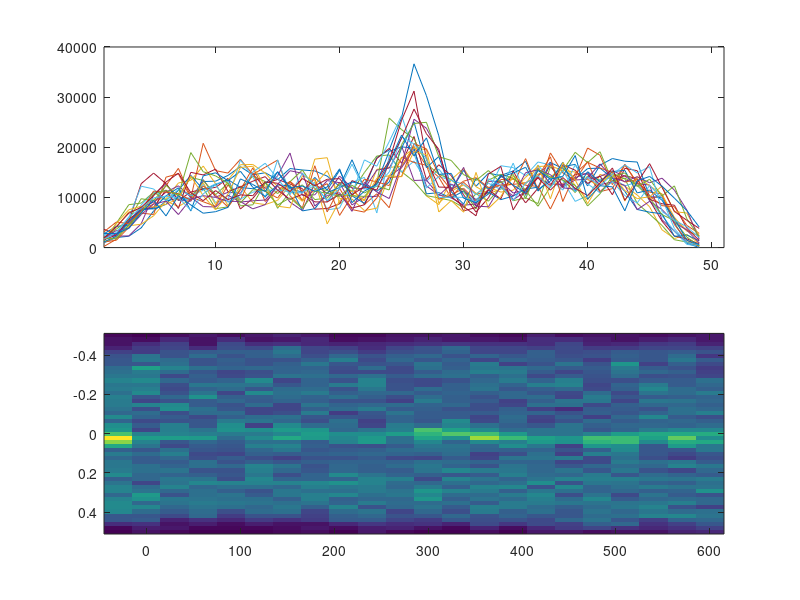
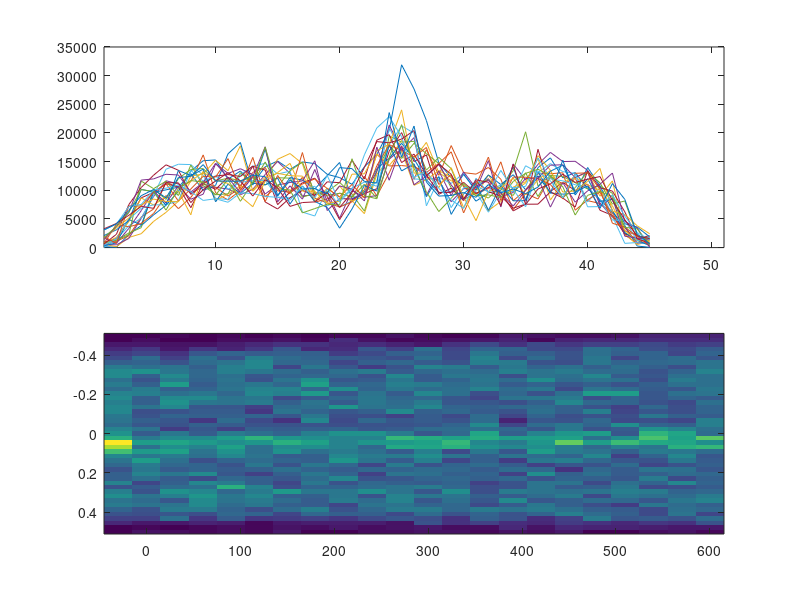
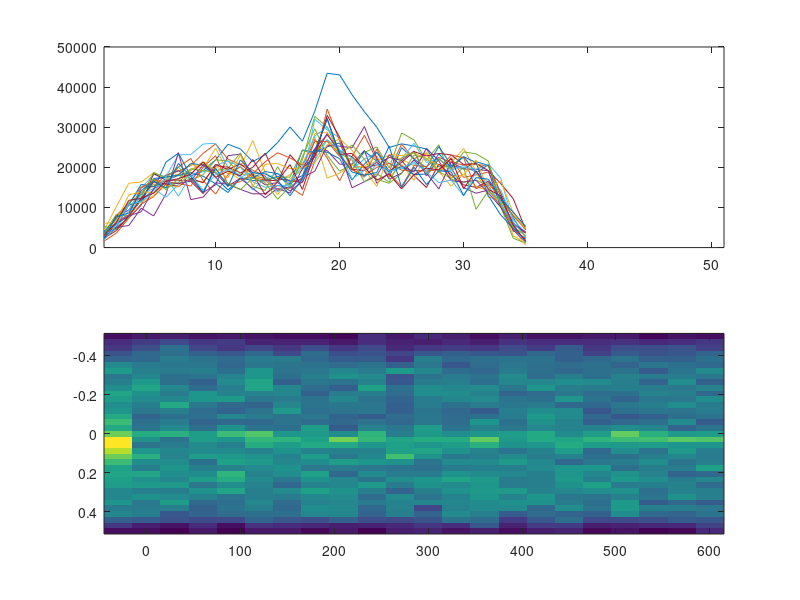
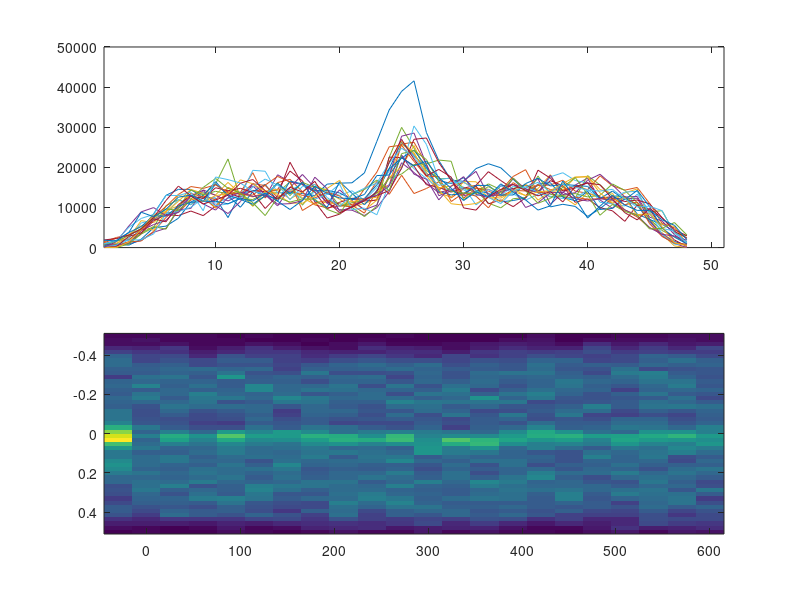

MATLAB code to generate these figures, in order:
%plot raw kymographs and line profiles of every cell in file

clear

load('Pal_02_ara.mat');

 t=[-30; t']';

i=1;
while i<length(cells)+1
    
    data=cells{i};
    %remove edges and interpolate data 
    %data=bindata(data,binfact);
    %data=data(3:end-2,:)*diag(1./sum(data(3:end-2,:),1));
    %npixels(i)=length(data(:,1));
    %data=interp1(([1:npixels(i)]-1)/(npixels(i)-1),data,0:0.02:1);
    
    figure(i)
    clf
    subplot(2,1,1)
    plot(data)
    xlim([1 51])
    
    subplot(2,1,2)
    imagesc(t,[-1/2,1/2],data)

    trapz(data)

    i=i+1;
end


